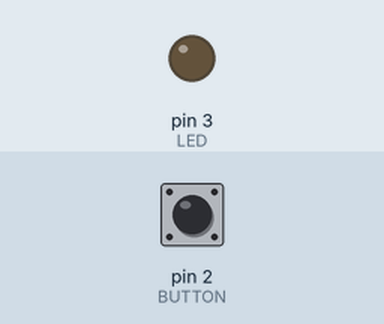
The sketch below on a simulated Arduino Uno, built with avr-gcc and run on an emulated ATmega328P. On the bench: output pins drawn as LEDs (lit = HIGH). The inputs (shaded band) are chosen by the test bench; at power-on: pin 2 (BUTTON) LOW.

Above: at 1.2 s.
1.3 s: pin 2 (BUTTON) pulled HIGH for 0.15 s
At 1.37 s:
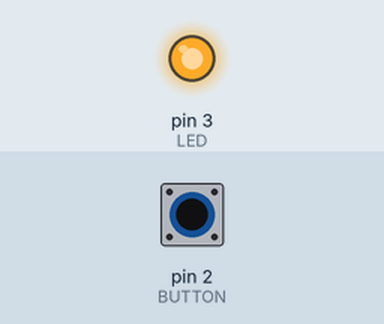
2.9 s: pin 2 (BUTTON) pulled HIGH for 3.2 s
At 7.0 s:
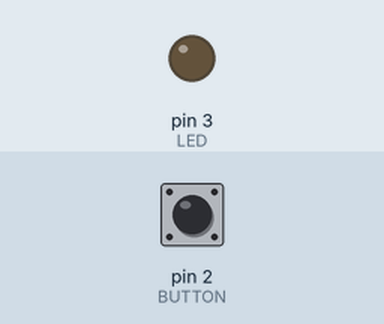
Timing chart, 0 to 8.5 s (numbered marks = the images above; inputs shaded):
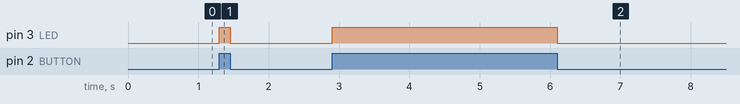

The sketch:

DigitalIO.ino
```cpp
/*
 * Digital Input / Output
 * Switch an LED on or off
 */

const int BUTTON = 2; // Assign button to pin 2
const int LED = 3; // Assign LED to pin 3
int state = LOW; // Initialize button state as LOW

void setup() {
  pinMode(LED, OUTPUT); // Set LED as output
  pinMode(BUTTON, INPUT); // Set button as input
}

void loop() {
  state = digitalRead(BUTTON);

  if (state == HIGH) {
    digitalWrite(LED, HIGH); // Swicth on LED on button press
  } else {
    digitalWrite(LED, LOW); // Switch off LED on button release
  }
}
```

Measured:
- after the input at 1.3 s, pin 3 (LED): LOW → HIGH at once, → LOW 0.15 s later
- after the input at 2.9 s, pin 3 (LED): LOW → HIGH at once, → LOW 3.2 s later
